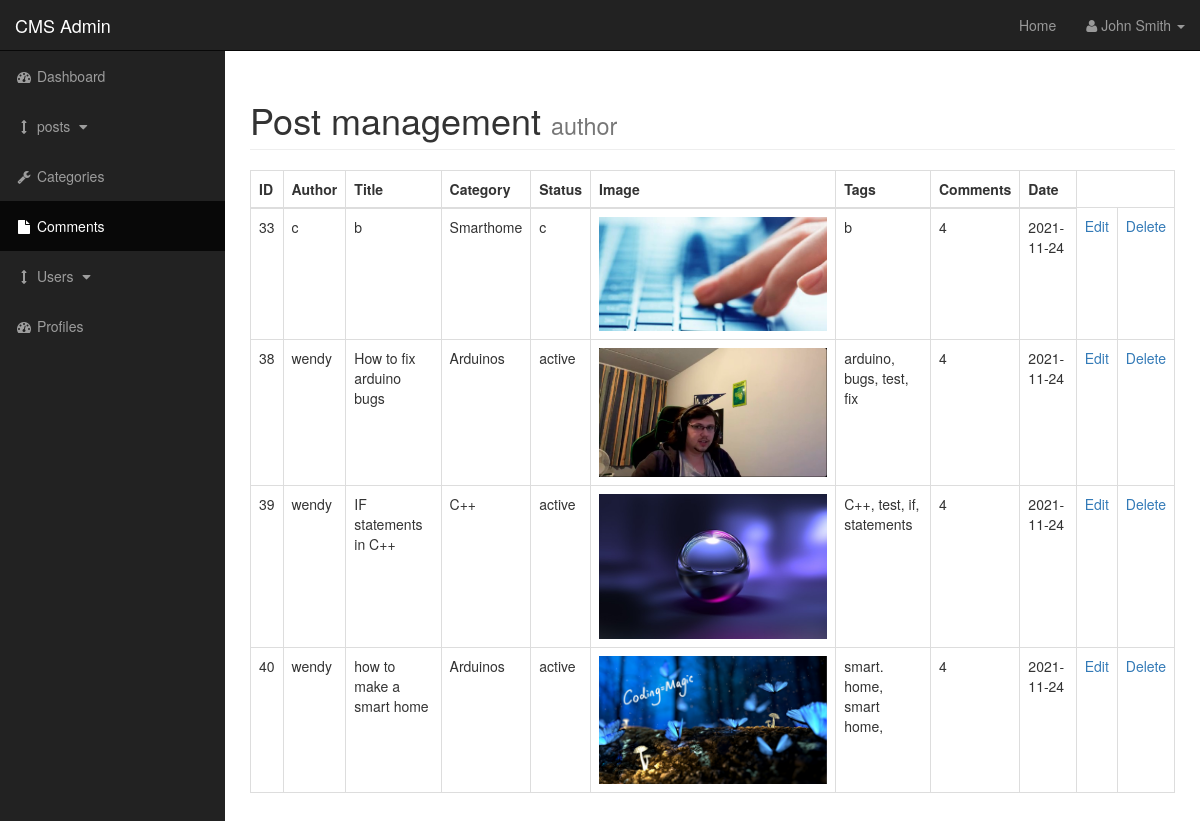
The page /admin/posts.php on the database its author committed.
### tables this page shows
CREATE TABLE `posts` (
  `Post_id` int(3) NOT NULL,
  `Post_category_id` int(3) NOT NULL,
  `Post_title` varchar(255) NOT NULL,
  `Post_author` varchar(255) NOT NULL,
  `Post_date` date NOT NULL,
  `Post_image` text NOT NULL,
  `Post_content` text NOT NULL,
  `Post_tags` varchar(255) NOT NULL,
  `Post_comment_count` int(11) NOT NULL,
  `Post_status` varchar(255) NOT NULL DEFAULT 'draft'
);

CREATE TABLE `categories` (
  `cat_id` int(3) NOT NULL,
  `cat_title` varchar(255) NOT NULL
);

### admin/includes/view_all_posts.php (the view, shortened to what this page needs)
<?php include_once "includes/header.php";
?>
<table class="table table-bordered table-hover">
                            <thead>
                                <tr>
                                    <th>ID</th>
                                    <th>Author</th>
                                    <th>Title</th>
                                    <th>Category</th>
                                    <th>Status</th>
                                    <th>Image</th>
                                    <th>Tags</th>
                                    <th>Comments</th>
                                    <th>Date</th>
                                </tr>
                            </thead>
                            <tbody>
                            <?php
                            $query = "SELECT * from posts";
                            $select_posts = mysqli_query($connection, $query);
                            while($row = mysqli_fetch_assoc($select_posts)){
                                $post_id = $row['Post_id'];
                                $post_author = $row['Post_author'];
                                $post_title = $row['Post_title'];
                                $post_category_id = $row['Post_category_id'];
                                $post_status = $row['Post_status'];
                                $post_image = $row['Post_image'];
                                $post_tags = $row['Post_tags'];
                                $post_comment_count = $row['Post_comment_count'];
                                $post_date = $row['Post_date'];
                                echo "<tr>";
                                echo "<td>{$post_id} </td>";
                                echo "<td> {$post_author}</td>";
                                echo "<td>{$post_title} </td>";
                                $query = "SELECT * FROM categories WHERE cat_id = $post_category_id";
                                $select_categories_id = mysqli_query($connection,$query);
                                while($row = mysqli_fetch_assoc($select_categories_id)){
                                $cat_title = $row["cat_title"];
                                echo "<td>{$cat_title} </td>";}
                                echo "<td>{$post_status} </td>";
                                echo "<td><img class='img-responsive' src='../images/$post_image'> </td>";
                                echo "<td>{$post_tags} </td>";
                                echo "<td>{$post_comment_count} </td>";
                                echo "<td>{$post_date} </td>";
                                echo "<td><a href='posts.php?source=edit_post&p_id={$post_id}'>Edit</a></td>";
                                echo "<td><a href='posts.php?delete={$post_id}'>Delete</a></td>";
                                echo "</tr>";
                            }
                            ?>
                        </tbody>
                        </table>

### admin/css/sb-admin.css (style rules this page uses)
body { margin-top: 100px; background-color: #222; }
@media (min-width:768px) { body { margin-top: 50px; } }

### rows shown on the page
posts: Post_id "33", Post_author "c", Post_title "b", Post_status "c", Post_image (picture), Post_tags "b", Post_comment_count "4", Post_date "2021-11-24"
categories: cat_title "Smarthome"
posts: Post_id "38", Post_author "wendy", Post_title "How to fix arduino bugs", Post_status "active", Post_image (picture), Post_tags "arduino, bugs, test, fix", Post_comment_count "4", Post_date "2021-11-24"
categories: cat_title "Arduinos"
posts: Post_id "39", Post_author "wendy", Post_title "IF statements in C++", Post_status "active", Post_image (picture), Post_tags "C++, test, if, statements", Post_comment_count "4", Post_date "2021-11-24"
categories: cat_title "C++"
posts: Post_id "40", Post_author "wendy", Post_title "how to make a smart home", Post_status "active", Post_image (picture), Post_tags "smart. home, smart home,", Post_comment_count "4", Post_date "2021-11-24"
